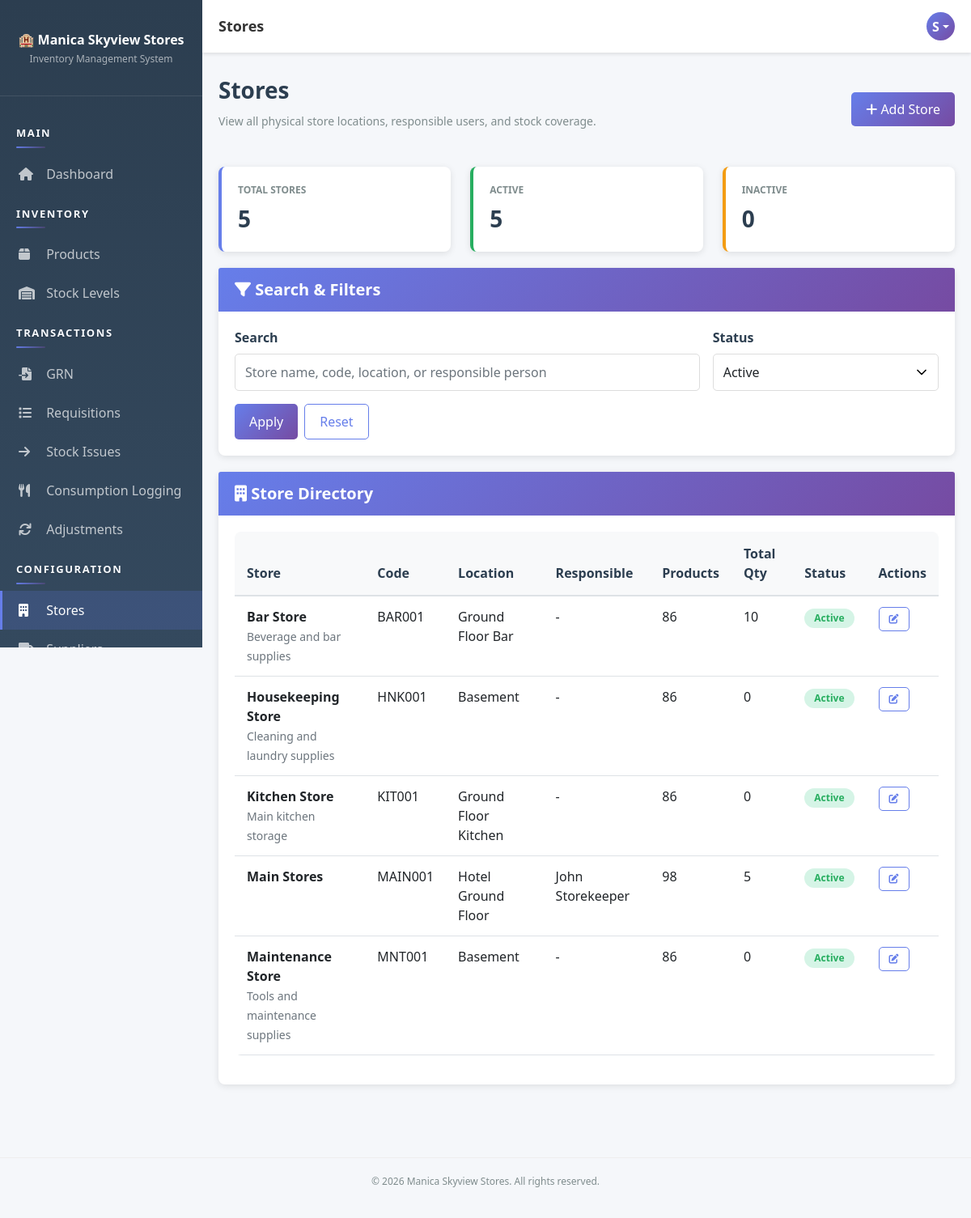
Page /pages/stores/index.php (signed in) on the committed database.
### tables this page shows
CREATE TABLE `users` (
  `user_id` int(11) NOT NULL AUTO_INCREMENT,
  `username` varchar(50) NOT NULL,
  `email` varchar(100) NOT NULL,
  `password` varchar(255) NOT NULL,
  `full_name` varchar(100) NOT NULL,
  `role_id` int(11) NOT NULL,
  `status` enum('active','inactive') DEFAULT 'active',
  `created_at` timestamp NOT NULL DEFAULT current_timestamp(),
  `updated_at` timestamp NOT NULL DEFAULT current_timestamp() ON UPDATE current_timestamp(),
  PRIMARY KEY (`user_id`),
  UNIQUE KEY `username` (`username`),
  UNIQUE KEY `email` (`email`),
  KEY `role_id` (`role_id`),
  CONSTRAINT `users_ibfk_1` FOREIGN KEY (`role_id`) REFERENCES `roles` (`role_id`)
);

CREATE TABLE `stores` (
  `store_id` int(11) NOT NULL AUTO_INCREMENT,
  `store_name` varchar(100) NOT NULL,
  `store_code` varchar(20) NOT NULL,
  `location` varchar(100) DEFAULT NULL,
  `responsible_user_id` int(11) DEFAULT NULL,
  `description` text DEFAULT NULL,
  `status` enum('active','inactive') DEFAULT 'active',
  `created_at` timestamp NOT NULL DEFAULT current_timestamp(),
  `updated_at` timestamp NOT NULL DEFAULT current_timestamp() ON UPDATE current_timestamp(),
  PRIMARY KEY (`store_id`),
  UNIQUE KEY `store_code` (`store_code`),
  KEY `responsible_user_id` (`responsible_user_id`),
  CONSTRAINT `stores_ibfk_1` FOREIGN KEY (`responsible_user_id`) REFERENCES `users` (`user_id`)
);

### pages/stores/index.php (the view, shortened to what the rows shown need)
<?php
require_once __DIR__ . '/../../app/bootstrap.php';
$filters = [
    'q' => trim($_GET['q'] ?? ''),
    'status' => $_GET['status'] ?? 'active'
];
$controller = new StoreController();
$stores = $controller->getStores($filters);
include __DIR__ . '/../../app/views/layout-header.php';
?>
<div class="page-header d-flex justify-content-between align-items-center">
    <div>
        <h1>Stores</h1>
    </div>
</div>
<div class="card">
    <div class="card-body">
        <?php if (!empty($stores)): ?>
            <div class="table-responsive">
                <table class="table table-sm">
                    <thead>
                        <tr>
                            <th>Store</th>
                            <th>Code</th>
                            <th>Location</th>
                            <th>Responsible</th>
                            <th>Products</th>
                            <th>Total Qty</th>
                            <th>Status</th>
                            <th>Actions</th>
                        </tr>
                    </thead>
                    <tbody>
                        <?php foreach ($stores as $store): ?>
                            <tr>
                                <td>
                                    <strong><?php echo htmlspecialchars($store['store_name']); ?></strong>
                                    <?php if (!empty($store['description'])): ?>
                                        <br><small class="text-muted"><?php echo htmlspecialchars($store['description']); ?></small>
                                    <?php endif; ?>
                                </td>
                                <td><?php echo htmlspecialchars($store['store_code']); ?></td>
                                <td><?php echo htmlspecialchars($store['location'] ?: '-'); ?></td>
                                <td><?php echo htmlspecialchars($store['responsible_person'] ?: '-'); ?></td>
                                <td><?php echo (int)$store['products_count']; ?></td>
                                <td><?php echo (int)$store['total_stock_qty']; ?></td>
                                <td>
                                    <span class="badge badge-<?php echo $store['status'] === 'active' ? 'success' : 'warning'; ?>">
                                        <?php echo htmlspecialchars(ucfirst($store['status'])); ?>
                                    </span>
                                </td>
                                <td>
                                    <?php if (can('stores.edit')): ?>
                                        <a class="btn btn-sm btn-outline-primary" href="<?php echo SITE_URL; ?>pages/stores/edit.php?id=<?php echo (int)$store['store_id']; ?>">
                                            <i class="fas fa-edit"></i>
                                        </a>
                                    <?php else: ?>
                                        <span class="text-muted">-</span>
                                    <?php endif; ?>
                                </td>
                            </tr>
                        <?php endforeach; ?>
                    </tbody>
                </table>
            </div>
        <?php else: ?>
            <div class="alert alert-info mb-0">No stores found for the selected filters.</div>
        <?php endif; ?>
    </div>
</div>
<?php include __DIR__ . '/../../app/views/layout-footer.php'; ?>

### app/views/layout-header.php (shortened to what the rows shown need)
<!DOCTYPE html>
<html lang="en">
<head>
    <link href="https://cdn.jsdelivr.net/npm/bootstrap@5.1.3/dist/css/bootstrap.min.css" rel="stylesheet">
    <link rel="stylesheet" href="https://cdnjs.cloudflare.com/ajax/libs/font-awesome/6.0.0/css/all.min.css">
    <link href="<?php echo SITE_URL; ?>public/css/style.css" rel="stylesheet">
</head>
<body>
    <div class="topbar">
        <div class="topbar-right">
            <div class="user-profile dropdown">
                <div class="user-avatar dropdown-toggle" role="button" data-bs-toggle="dropdown" aria-expanded="false">
                    <?php
                    $user = getCurrentUser();
                    if ($user) {
                        echo strtoupper(substr($user['full_name'], 0, 1));
                    }
                    ?>
                </div>
            </div>
        </div>
    </div>
    <div class="main-content">

### rows in the picture
users: full_name "S"
stores: store_name "Bar Store", description "Beverage and bar supplies", store_code "BAR001", location "Ground Floor Bar", responsible_person "-", products_count "86", total_stock_qty "10", status "Active"
stores: store_name "Housekeeping Store", description "Cleaning and laundry supplies", store_code "HNK001", location "Basement", responsible_person "-", products_count "86", total_stock_qty "0", status "Active"
stores: store_name "Kitchen Store", description "Main kitchen storage", store_code "KIT001", location "Ground Floor Kitchen", responsible_person "-", products_count "86", total_stock_qty "0", status "Active"
stores: store_name "Main Stores", store_code "MAIN001", location "Hotel Ground Floor", responsible_user.full_name "John Storekeeper", products_count "98", total_stock_qty "5", status "Active"
stores: store_name "Maintenance Store", description "Tools and maintenance supplies", store_code "MNT001", location "Basement", responsible_person "-", products_count "86", total_stock_qty "0", status "Active"

### other values in the picture
$pageTitle "Stores"
$stats['total'] "5"
$stats['active'] "5"
$stats['inactive'] "0"
APP_NAME "Manica Skyview Stores"
